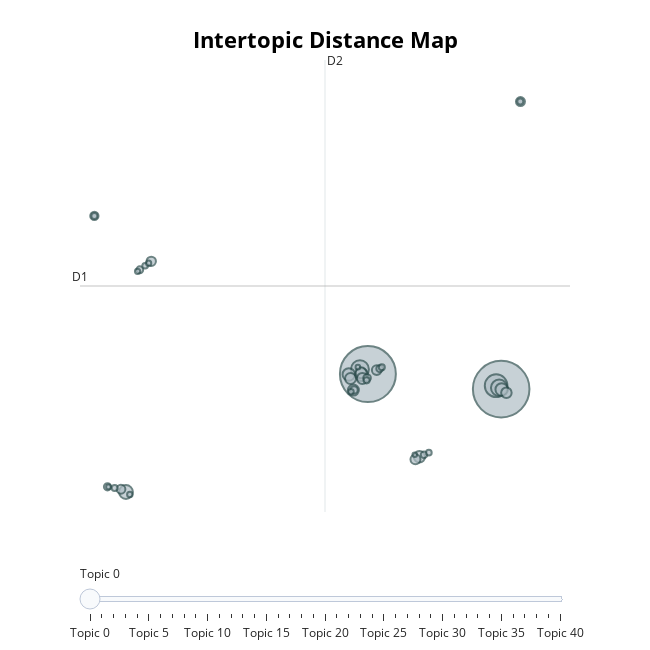

Here is the notebook cell this chart was saved with:
### Code cell
topic_model.visualize_topics()

### Figure 1 — Plotly figure (JSON) as saved in the notebook; plotly's stock layout.template omitted (floating-point values rounded to 4 significant figures)
{"data": [{"customdata": [[0, "leader leader | leader | leader able | leaderhip | team leader", 1501], [1, "skills | role model | management | trust employee | promotes employee", 1468], [2, "trust employee | employee employee | employee human | employee sufficient | role model", 241], [3, "naturally respected | leader guide | collaborator | colleague | pleasure visionary", 151], [4, "dominate unnecessarily | consistent leaderhip | characteristics skills | characteristics trustworthy | evaluation staff", 128], [5, "availability listen | listen availability | listen supports | listen communicate | example listen", 90], [6, "employee exemplary | exemplary responsibilities | disciplined exemplary | exemplary motivate | exemplary human", 77], [7, "qualities management | management | motivate employee | helps subordinates | develop employee", 73], [8, "provides skills | loyal subordinates | build trust | able trust | personality backbone", 73], [9, "collaborator respect | collaborator justify | support collaborator | listens collaborator | potential collaborator", 61], [10, "assists employee | inspire employee | role responsibility | employee design | given employee", 57], [11, "employee lead | lead loyal | lead example | lead promotes | leading employee", 57], [12, "qualities competent | communicative loyal | loyal competent | honest competent | loyal courteous", 57], [13, "skills | skills strength | management ability | social skills | communication skills", 56], [14, "employee chef | chef employee | chef motivate | oriented chef | chef properly", 52], [15, "work competent | exemplary supportive | strengthens individual | represent concerns | openly respectfully", 47], [16, "model respectful | model | model honesty | model engagement | promotethe model", 44], [17, "motivate listen | listen motivate | motivation praise | unifying motivate | motivate", 41], [18, "respectful handling | respectful fair | interaction respectful | equality fair | fair equality", 38], [19, "support transparency | transparency support | transparency accessibility | transparency requirements | transparency communication", 37], [20, "example fair | fair performance | listen fair | exemplarity rigor | rigor fair", 32], [21, "sparring partner | sparring | trust coach | cooperation team | team knowledge", 27], [22, "competence social | social competence | skills social | technical competence | professional competence", 25], [23, "support trust | trust support | trust guided | trust mutual | trust understanding", 24], [24, "model predictable | model informed | model | fair model | model fair", 22], [25, "communication clear | communicate expectations | communication focus | prompt feedback | stakeholders", 22], [26, "collaborator employee | motivate collaborator | competent collaborator | collaborator trust | involve collaborator", 20], [27, "honesty loyalty | loyalty | loyalty consistency | honesty commitment | honesty trust", 18], [28, "model function | model | function | function understanding | open model", 17], [29, "trust transparency | transparency trust | communication trust | transparency guidance | trust challenging", 17], [30, "respect | respect fair | respectful | expect respect | fair respect", 17], [31, "guided exemplar | exemplar | exemplarity recognition | exemplarity | exemplarity work", 17], [32, "trustful cooperation | trust cooperation | cooperation trust | cooperation honesty | respect cooperation", 15], [33, "competencies responsability | tasks competencies | goals tasks | achieving goals | responsibilities", 15], [34, "open ear | ear open | ear concerns | ear | concerns open", 14], [35, "confidence | confidence respect | confidence freedom | confidence liability | confidence transfer", 14], [36, "clear line | example clear | clear information | clear statements | clear", 13], [37, "feedback culture | honest communication | communication | maintain communication | feedback constructive", 13], [38, "listen trust | trust listen | trust | trust trust | listener trust", 10], [39, "expect competent | valued expect | expectations | expect tasks | expect listen", 10], [40, "understanding humanity | humanity | humanity understanding | recognition humanity | coherence humanity", 10]], "hovertemplate": "<b>Topic %{customdata[0]}</b><br>%{customdata[1]}<br>Size: %{customdata[2]}", "legendgroup": "", "marker": {"color": "#B0BEC5", "line": {"color": "DarkSlateGrey", "width": 2}, "size": [1501, 1468, 241, 151, 128, 90, 77, 73, 73, 61, 57, 57, 57, 56, 52, 47, 44, 41, 38, 37, 32, 27, 25, 24, 22, 22, 20, 18, 17, 17, 17, 17, 15, 15, 14, 14, 13, 13, 10, 10, 10], "sizemode": "area", "sizeref": 0.9381, "symbol": "circle"}, "mode": "markers", "name": "", "orientation": "v", "showlegend": false, "type": "scatter", "x": [17.28, 9.876, 17.0, 9.434, 17.17, -3.569, 9.524, 17.31, 8.815, 12.74, 9.497, 9.568, 8.911, 9.072, 17.57, 12.52, 10.37, -2.163, 18.35, -3.847, -5.324, 9.831, 9.107, -4.594, 10.53, -2.801, 12.99, 9.805, 10.65, -4.195, 18.35, -5.324, 13.26, -2.502, -3.354, 8.937, -2.923, -2.309, -4.543, 12.48, 9.319], "xaxis": "x", "y": [-0.9214, 0.2943, -0.6428, 0.687, -0.8133, -9.229, 0.2425, -0.9514, 0.2648, -6.388, 0.3916, -0.06062, -0.06298, -0.9995, -1.214, -6.595, 0.6134, 9.395, 22.3, -9.009, 13.07, -0.01888, -0.9855, -8.81, 0.7256, 8.715, -6.215, -0.208, 0.8382, -8.897, 22.31, 13.07, -6.05, 9.043, -9.43, -1.126, 8.59, 9.244, -8.817, -6.221, 0.8526], "yaxis": "y"}], "layout": {"annotations": [{"showarrow": false, "text": "D1", "x": -6.123, "y": 7.405, "yshift": 10}, {"showarrow": false, "text": "D2", "x": 7.492, "xshift": 10, "y": 25.65}], "height": 650, "hoverlabel": {"bgcolor": "white", "font": {"family": "Rockwell", "size": 16}}, "legend": {"itemsizing": "constant", "tracegroupgap": 0}, "margin": {"t": 60}, "shapes": [{"line": {"color": "#CFD8DC", "width": 2}, "type": "line", "x0": 7.492, "x1": 7.492, "y0": -10.84, "y1": 25.65}, {"line": {"color": "#9E9E9E", "width": 2}, "type": "line", "x0": -6.123, "x1": 21.11, "y0": 7.405, "y1": 7.405}], "sliders": [{"active": 0, "pad": {"t": 50}, "steps": [{"args": [{"marker.color": [["red", "#B0BEC5", "#B0BEC5", "#B0BEC5", "#B0BEC5", "#B0BEC5", "#B0BEC5", "#B0BEC5", "#B0BEC5", "#B0BEC5", "#B0BEC5", "#B0BEC5", "#B0BEC5", "#B0BEC5", "#B0BEC5", "#B0BEC5", "#B0BEC5", "#B0BEC5", "#B0BEC5", "#B0BEC5", "#B0BEC5", "#B0BEC5", "#B0BEC5", "#B0BEC5", "#B0BEC5", "#B0BEC5", "#B0BEC5", "#B0BEC5", "#B0BEC5", "#B0BEC5", "#B0BEC5", "#B0BEC5", "#B0BEC5", "#B0BEC5", "#B0BEC5", "#B0BEC5", "#B0BEC5", "#B0BEC5", "#B0BEC5", "#B0BEC5", "#B0BEC5"]]}], "label": "Topic 0", "method": "update"}, {"args": [{"marker.color": [["#B0BEC5", "red", "#B0BEC5", "#B0BEC5", "#B0BEC5", "#B0BEC5", "#B0BEC5", "#B0BEC5", "#B0BEC5", "#B0BEC5", "#B0BEC5", "#B0BEC5", "#B0BEC5", "#B0BEC5", "#B0BEC5", "#B0BEC5", "#B0BEC5", "#B0BEC5", "#B0BEC5", "#B0BEC5", "#B0BEC5", "#B0BEC5", "#B0BEC5", "#B0BEC5", "#B0BEC5", "#B0BEC5", "#B0BEC5", "#B0BEC5", "#B0BEC5", "#B0BEC5", "#B0BEC5", "#B0BEC5", "#B0BEC5", "#B0BEC5", "#B0BEC5", "#B0BEC5", "#B0BEC5", "#B0BEC5", "#B0BEC5", "#B0BEC5", "#B0BEC5"]]}], "label": "Topic 1", "method": "update"}, {"args": [{"marker.color": [["#B0BEC5", "#B0BEC5", "red", "#B0BEC5", "#B0BEC5", "#B0BEC5", "#B0BEC5", "#B0BEC5", "#B0BEC5", "#B0BEC5", "#B0BEC5", "#B0BEC5", "#B0BEC5", "#B0BEC5", "#B0BEC5", "#B0BEC5", "#B0BEC5", "#B0BEC5", "#B0BEC5", "#B0BEC5", "#B0BEC5", "#B0BEC5", "#B0BEC5", "#B0BEC5", "#B0BEC5", "#B0BEC5", "#B0BEC5", "#B0BEC5", "#B0BEC5", "#B0BEC5", "#B0BEC5", "#B0BEC5", "#B0BEC5", "#B0BEC5", "#B0BEC5", "#B0BEC5", "#B0BEC5", "#B0BEC5", "#B0BEC5", "#B0BEC5", "#B0BEC5"]]}], "label": "Topic 2", "method": "update"}, {"args": [{"marker.color": [["#B0BEC5", "#B0BEC5", "#B0BEC5", "red", "#B0BEC5", "#B0BEC5", "#B0BEC5", "#B0BEC5", "#B0BEC5", "#B0BEC5", "#B0BEC5", "#B0BEC5", "#B0BEC5", "#B0BEC5", "#B0BEC5", "#B0BEC5", "#B0BEC5", "#B0BEC5", "#B0BEC5", "#B0BEC5", "#B0BEC5", "#B0BEC5", "#B0BEC5", "#B0BEC5", "#B0BEC5", "#B0BEC5", "#B0BEC5", "#B0BEC5", "#B0BEC5", "#B0BEC5", "#B0BEC5", "#B0BEC5", "#B0BEC5", "#B0BEC5", "#B0BEC5", "#B0BEC5", "#B0BEC5", "#B0BEC5", "#B0BEC5", "#B0BEC5", "#B0BEC5"]]}], "label": "Topic 3", "method": "update"}, {"args": [{"marker.color": [["#B0BEC5", "#B0BEC5", "#B0BEC5", "#B0BEC5", "red", "#B0BEC5", "#B0BEC5", "#B0BEC5", "#B0BEC5", "#B0BEC5", "#B0BEC5", "#B0BEC5", "#B0BEC5", "#B0BEC5", "#B0BEC5", "#B0BEC5", "#B0BEC5", "#B0BEC5", "#B0BEC5", "#B0BEC5", "#B0BEC5", "#B0BEC5", "#B0BEC5", "#B0BEC5", "#B0BEC5", "#B0BEC5", "#B0BEC5", "#B0BEC5", "#B0BEC5", "#B0BEC5", "#B0BEC5", "#B0BEC5", "#B0BEC5", "#B0BEC5", "#B0BEC5", "#B0BEC5", "#B0BEC5", "#B0BEC5", "#B0BEC5", "#B0BEC5", "#B0BEC5"]]}], "label": "Topic 4", "method": "update"}, {"args": [{"marker.color": [["#B0BEC5", "#B0BEC5", "#B0BEC5", "#B0BEC5", "#B0BEC5", "red", "#B0BEC5", "#B0BEC5", "#B0BEC5", "#B0BEC5", "#B0BEC5", "#B0BEC5", "#B0BEC5", "#B0BEC5", "#B0BEC5", "#B0BEC5", "#B0BEC5", "#B0BEC5", "#B0BEC5", "#B0BEC5", "#B0BEC5", "#B0BEC5", "#B0BEC5", "#B0BEC5", "#B0BEC5", "#B0BEC5", "#B0BEC5", "#B0BEC5", "#B0BEC5", "#B0BEC5", "#B0BEC5", "#B0BEC5", "#B0BEC5", "#B0BEC5", "#B0BEC5", "#B0BEC5", "#B0BEC5", "#B0BEC5", "#B0BEC5", "#B0BEC5", "#B0BEC5"]]}], "label": "Topic 5", "method": "update"}, {"args": [{"marker.color": [["#B0BEC5", "#B0BEC5", "#B0BEC5", "#B0BEC5", "#B0BEC5", "#B0BEC5", "red", "#B0BEC5", "#B0BEC5", "#B0BEC5", "#B0BEC5", "#B0BEC5", "#B0BEC5", "#B0BEC5", "#B0BEC5", "#B0BEC5", "#B0BEC5", "#B0BEC5", "#B0BEC5", "#B0BEC5", "#B0BEC5", "#B0BEC5", "#B0BEC5", "#B0BEC5", "#B0BEC5", "#B0BEC5", "#B0BEC5", "#B0BEC5", "#B0BEC5", "#B0BEC5", "#B0BEC5", "#B0BEC5", "#B0BEC5", "#B0BEC5", "#B0BEC5", "#B0BEC5", "#B0BEC5", "#B0BEC5", "#B0BEC5", "#B0BEC5", "#B0BEC5"]]}], "label": "Topic 6", "method": "update"}, {"args": [{"marker.color": [["#B0BEC5", "#B0BEC5", "#B0BEC5", "#B0BEC5", "#B0BEC5", "#B0BEC5", "#B0BEC5", "red", "#B0BEC5", "#B0BEC5", "#B0BEC5", "#B0BEC5", "#B0BEC5", "#B0BEC5", "#B0BEC5", "#B0BEC5", "#B0BEC5", "#B0BEC5", "#B0BEC5", "#B0BEC5", "#B0BEC5", "#B0BEC5", "#B0BEC5", "#B0BEC5", "#B0BEC5", "#B0BEC5", "#B0BEC5", "#B0BEC5", "#B0BEC5", "#B0BEC5", "#B0BEC5", "#B0BEC5", "#B0BEC5", "#B0BEC5", "#B0BEC5", "#B0BEC5", "#B0BEC5", "#B0BEC5", "#B0BEC5", "#B0BEC5", "#B0BEC5"]]}], "label": "Topic 7", "method": "update"}, {"args": [{"marker.color": [["#B0BEC5", "#B0BEC5", "#B0BEC5", "#B0BEC5", "#B0BEC5", "#B0BEC5", "#B0BEC5", "#B0BEC5", "red", "#B0BEC5", "#B0BEC5", "#B0BEC5", "#B0BEC5", "#B0BEC5", "#B0BEC5", "#B0BEC5", "#B0BEC5", "#B0BEC5", "#B0BEC5", "#B0BEC5", "#B0BEC5", "#B0BEC5", "#B0BEC5", "#B0BEC5", "#B0BEC5", "#B0BEC5", "#B0BEC5", "#B0BEC5", "#B0BEC5", "#B0BEC5", "#B0BEC5", "#B0BEC5", "#B0BEC5", "#B0BEC5", "#B0BEC5", "#B0BEC5", "#B0BEC5", "#B0BEC5", "#B0BEC5", "#B0BEC5", "#B0BEC5"]]}], "label": "Topic 8", "method": "update"}, {"args": [{"marker.color": [["#B0BEC5", "#B0BEC5", "#B0BEC5", "#B0BEC5", "#B0BEC5", "#B0BEC5", "#B0BEC5", "#B0BEC5", "#B0BEC5", "red", "#B0BEC5", "#B0BEC5", "#B0BEC5", "#B0BEC5", "#B0BEC5", "#B0BEC5", "#B0BEC5", "#B0BEC5", "#B0BEC5", "#B0BEC5", "#B0BEC5", "#B0BEC5", "#B0BEC5", "#B0BEC5", "#B0BEC5", "#B0BEC5", "#B0BEC5", "#B0BEC5", "#B0BEC5", "#B0BEC5", "#B0BEC5", "#B0BEC5", "#B0BEC5", "#B0BEC5", "#B0BEC5", "#B0BEC5", "#B0BEC5", "#B0BEC5", "#B0BEC5", "#B0BEC5", "#B0BEC5"]]}], "label": "Topic 9", "method": "update"}, {"args": [{"marker.color": [["#B0BEC5", "#B0BEC5", "#B0BEC5", "#B0BEC5", "#B0BEC5", "#B0BEC5", "#B0BEC5", "#B0BEC5", "#B0BEC5", "#B0BEC5", "red", "#B0BEC5", "#B0BEC5", "#B0BEC5", "#B0BEC5", "#B0BEC5", "#B0BEC5", "#B0BEC5", "#B0BEC5", "#B0BEC5", "#B0BEC5", "#B0BEC5", "#B0BEC5", "#B0BEC5", "#B0BEC5", "#B0BEC5", "#B0BEC5", "#B0BEC5", "#B0BEC5", "#B0BEC5", "#B0BEC5", "#B0BEC5", "#B0BEC5", "#B0BEC5", "#B0BEC5", "#B0BEC5", "#B0BEC5", "#B0BEC5", "#B0BEC5", "#B0BEC5", "#B0BEC5"]]}], "label": "Topic 10", "method": "update"}, {"args": [{"marker.color": [["#B0BEC5", "#B0BEC5", "#B0BEC5", "#B0BEC5", "#B0BEC5", "#B0BEC5", "#B0BEC5", "#B0BEC5", "#B0BEC5", "#B0BEC5", "#B0BEC5", "red", "#B0BEC5", "#B0BEC5", "#B0BEC5", "#B0BEC5", "#B0BEC5", "#B0BEC5", "#B0BEC5", "#B0BEC5", "#B0BEC5", "#B0BEC5", "#B0BEC5", "#B0BEC5", "#B0BEC5", "#B0BEC5", "#B0BEC5", "#B0BEC5", "#B0BEC5", "#B0BEC5", "#B0BEC5", "#B0BEC5", "#B0BEC5", "#B0BEC5", "#B0BEC5", "#B0BEC5", "#B0BEC5", "#B0BEC5", "#B0BEC5", "#B0BEC5", "#B0BEC5"]]}], "label": "Topic 11", "method": "update"}, {"args": [{"marker.color": [["#B0BEC5", "#B0BEC5", "#B0BEC5", "#B0BEC5", "#B0BEC5", "#B0BEC5", "#B0BEC5", "#B0BEC5", "#B0BEC5", "#B0BEC5", "#B0BEC5", "#B0BEC5", "red", "#B0BEC5", "#B0BEC5", "#B0BEC5", "#B0BEC5", "#B0BEC5", "#B0BEC5", "#B0BEC5", "#B0BEC5", "#B0BEC5", "#B0BEC5", "#B0BEC5", "#B0BEC5", "#B0BEC5", "#B0BEC5", "#B0BEC5", "#B0BEC5", "#B0BEC5", "#B0BEC5", "#B0BEC5", "#B0BEC5", "#B0BEC5", "#B0BEC5", "#B0BEC5", "#B0BEC5", "#B0BEC5", "#B0BEC5", "#B0BEC5", "#B0BEC5"]]}], "label": "Topic 12", "method": "update"}, {"args": [{"marker.color": [["#B0BEC5", "#B0BEC5", "#B0BEC5", "#B0BEC5", "#B0BEC5", "#B0BEC5", "#B0BEC5", "#B0BEC5", "#B0BEC5", "#B0BEC5", "#B0BEC5", "#B0BEC5", "#B0BEC5", "red", "#B0BEC5", "#B0BEC5", "#B0BEC5", "#B0BEC5", "#B0BEC5", "#B0BEC5", "#B0BEC5", "#B0BEC5", "#B0BEC5", "#B0BEC5", "#B0BEC5", "#B0BEC5", "#B0BEC5", "#B0BEC5", "#B0BEC5", "#B0BEC5", "#B0BEC5", "#B0BEC5", "#B0BEC5", "#B0BEC5", "#B0BEC5", "#B0BEC5", "#B0BEC5", "#B0BEC5", "#B0BEC5", "#B0BEC5", "#B0BEC5"]]}], "label": "Topic 13", "method": "update"}, {"args": [{"marker.color": [["#B0BEC5", "#B0BEC5", "#B0BEC5", "#B0BEC5", "#B0BEC5", "#B0BEC5", "#B0BEC5", "#B0BEC5", "#B0BEC5", "#B0BEC5", "#B0BEC5", "#B0BEC5", "#B0BEC5", "#B0BEC5", "red", "#B0BEC5", "#B0BEC5", "#B0BEC5", "#B0BEC5", "#B0BEC5", "#B0BEC5", "#B0BEC5", "#B0BEC5", "#B0BEC5", "#B0BEC5", "#B0BEC5", "#B0BEC5", "#B0BEC5", "#B0BEC5", "#B0BEC5", "#B0BEC5", "#B0BEC5", "#B0BEC5", "#B0BEC5", "#B0BEC5", "#B0BEC5", "#B0BEC5", "#B0BEC5", "#B0BEC5", "#B0BEC5", "#B0BEC5"]]}], "label": "Topic 14", "method": "update"}, {"args": [{"marker.color": [["#B0BEC5", "#B0BEC5", "#B0BEC5", "#B0BEC5", "#B0BEC5", "#B0BEC5", "#B0BEC5", "#B0BEC5", "#B0BEC5", "#B0BEC5", "#B0BEC5", "#B0BEC5", "#B0BEC5", "#B0BEC5", "#B0BEC5", "red", "#B0BEC5", "#B0BEC5", "#B0BEC5", "#B0BEC5", "#B0BEC5", "#B0BEC5", "#B0BEC5", "#B0BEC5", "#B0BEC5", "#B0BEC5", "#B0BEC5", "#B0BEC5", "#B0BEC5", "#B0BEC5", "#B0BEC5", "#B0BEC5", "#B0BEC5", "#B0BEC5", "#B0BEC5", "#B0BEC5", "#B0BEC5", "#B0BEC5", "#B0BEC5", "#B0BEC5", "#B0BEC5"]]}], "label": "Topic 15", "method": "update"}, {"args": [{"marker.color": [["#B0BEC5", "#B0BEC5", "#B0BEC5", "#B0BEC5", "#B0BEC5", "#B0BEC5", "#B0BEC5", "#B0BEC5", "#B0BEC5", "#B0BEC5", "#B0BEC5", "#B0BEC5", "#B0BEC5", "#B0BEC5", "#B0BEC5", "#B0BEC5", "red", "#B0BEC5", "#B0BEC5", "#B0BEC5", "#B0BEC5", "#B0BEC5", "#B0BEC5", "#B0BEC5", "#B0BEC5", "#B0BEC5", "#B0BEC5", "#B0BEC5", "#B0BEC5", "#B0BEC5", "#B0BEC5", "#B0BEC5", "#B0BEC5", "#B0BEC5", "#B0BEC5", "#B0BEC5", "#B0BEC5", "#B0BEC5", "#B0BEC5", "#B0BEC5", "#B0BEC5"]]}], "label": "Topic 16", "method": "update"}, {"args": [{"marker.color": [["#B0BEC5", "#B0BEC5", "#B0BEC5", "#B0BEC5", "#B0BEC5", "#B0BEC5", "#B0BEC5", "#B0BEC5", "#B0BEC5", "#B0BEC5", "#B0BEC5", "#B0BEC5", "#B0BEC5", "#B0BEC5", "#B0BEC5", "#B0BEC5", "#B0BEC5", "red", "#B0BEC5", "#B0BEC5", "#B0BEC5", "#B0BEC5", "#B0BEC5", "#B0BEC5", "#B0BEC5", "#B0BEC5", "#B0BEC5", "#B0BEC5", "#B0BEC5", "#B0BEC5", "#B0BEC5", "#B0BEC5", "#B0BEC5", "#B0BEC5", "#B0BEC5", "#B0BEC5", "#B0BEC5", "#B0BEC5", "#B0BEC5", "#B0BEC5", "#B0BEC5"]]}], "label": "Topic 17", "method": "update"}, {"args": [{"marker.color": [["#B0BEC5", "#B0BEC5", "#B0BEC5", "#B0BEC5", "#B0BEC5", "#B0BEC5", "#B0BEC5", "#B0BEC5", "#B0BEC5", "#B0BEC5", "#B0BEC5", "#B0BEC5", "#B0BEC5", "#B0BEC5", "#B0BEC5", "#B0BEC5", "#B0BEC5", "#B0BEC5", "red", "#B0BEC5", "#B0BEC5", "#B0BEC5", "#B0BEC5", "#B0BEC5", "#B0BEC5", "#B0BEC5", "#B0BEC5", "#B0BEC5", "#B0BEC5", "#B0BEC5", "#B0BEC5", "#B0BEC5", "#B0BEC5", "#B0BEC5", "#B0BEC5", "#B0BEC5", "#B0BEC5", "#B0BEC5", "#B0BEC5", "#B0BEC5", "#B0BEC5"]]}], "label": "Topic 18", "method": "update"}, {"args": [{"marker.color": [["#B0BEC5", "#B0BEC5", "#B0BEC5", "#B0BEC5", "#B0BEC5", "#B0BEC5", "#B0BEC5", "#B0BEC5", "#B0BEC5", "#B0BEC5", "#B0BEC5", "#B0BEC5", "#B0BEC5", "#B0BEC5", "#B0BEC5", "#B0BEC5", "#B0BEC5", "#B0BEC5", "#B0BEC5", "red", "#B0BEC5", "#B0BEC5", "#B0BEC5", "#B0BEC5", "#B0BEC5", "#B0BEC5", "#B0BEC5", "#B0BEC5", "#B0BEC5", "#B0BEC5", "#B0BEC5", "#B0BEC5", "#B0BEC5", "#B0BEC5", "#B0BEC5", "#B0BEC5", "#B0BEC5", "#B0BEC5", "#B0BEC5", "#B0BEC5", "#B0BEC5"]]}], "label": "Topic 19", "method": "update"}, {"args": [{"marker.color": [["#B0BEC5", "#B0BEC5", "#B0BEC5", "#B0BEC5", "#B0BEC5", "#B0BEC5", "#B0BEC5", "#B0BEC5", "#B0BEC5", "#B0BEC5", "#B0BEC5", "#B0BEC5", "#B0BEC5", "#B0BEC5", "#B0BEC5", "#B0BEC5", "#B0BEC5", "#B0BEC5", "#B0BEC5", "#B0BEC5", "red", "#B0BEC5", "#B0BEC5", "#B0BEC5", "#B0BEC5", "#B0BEC5", "#B0BEC5", "#B0BEC5", "#B0BEC5", "#B0BEC5", "#B0BEC5", "#B0BEC5", "#B0BEC5", "#B0BEC5", "#B0BEC5", "#B0BEC5", "#B0BEC5", "#B0BEC5", "#B0BEC5", "#B0BEC5", "#B0BEC5"]]}], "label": "Topic 20", "method": "update"}, {"args": [{"marker.color": [["#B0BEC5", "#B0BEC5", "#B0BEC5", "#B0BEC5", "#B0BEC5", "#B0BEC5", "#B0BEC5", "#B0BEC5", "#B0BEC5", "#B0BEC5", "#B0BEC5", "#B0BEC5", "#B0BEC5", "#B0BEC5", "#B0BEC5", "#B0BEC5", "#B0BEC5", "#B0BEC5", "#B0BEC5", "#B0BEC5", "#B0BEC5", "red", "#B0BEC5", "#B0BEC5", "#B0BEC5", "#B0BEC5", "#B0BEC5", "#B0BEC5", "#B0BEC5", "#B0BEC5", "#B0BEC5", "#B0BEC5", "#B0BEC5", "#B0BEC5", "#B0BEC5", "#B0BEC5", "#B0BEC5", "#B0BEC5", "#B0BEC5", "#B0BEC5", "#B0BEC5"]]}], "label": "Topic 21", "method": "update"}, {"args": [{"marker.color": [["#B0BEC5", "#B0BEC5", "#B0BEC5", "#B0BEC5", "#B0BEC5", "#B0BEC5", "#B0BEC5", "#B0BEC5", "#B0BEC5", "#B0BEC5", "#B0BEC5", "#B0BEC5", "#B0BEC5", "#B0BEC5", "#B0BEC5", "#B0BEC5", "#B0BEC5", "#B0BEC5", "#B0BEC5", "#B0BEC5", "#B0BEC5", "#B0BEC5", "red", "#B0BEC5", "#B0BEC5", "#B0BEC5", "#B0BEC5", "#B0BEC5", "#B0BEC5", "#B0BEC5", "#B0BEC5", "#B0BEC5", "#B0BEC5", "#B0BEC5", "#B0BEC5", "#B0BEC5", "#B0BEC5", "#B0BEC5", "#B0BEC5", "#B0BEC5", "#B0BEC5"]]}], "label": "Topic 22", "method": "update"}, {"args": [{"marker.color": [["#B0BEC5", "#B0BEC5", "#B0BEC5", "#B0BEC5", "#B0BEC5", "#B0BEC5", "#B0BEC5", "#B0BEC5", "#B0BEC5", "#B0BEC5", "#B0BEC5", "#B0BEC5", "#B0BEC5", "#B0BEC5", "#B0BEC5", "#B0BEC5", "#B0BEC5", "#B0BEC5", "#B0BEC5", "#B0BEC5", "#B0BEC5", "#B0BEC5", "#B0BEC5", "red", "#B0BEC5", "#B0BEC5", "#B0BEC5", "#B0BEC5", "#B0BEC5", "#B0BEC5", "#B0BEC5", "#B0BEC5", "#B0BEC5", "#B0BEC5", "#B0BEC5", "#B0BEC5", "#B0BEC5", "#B0BEC5", "#B0BEC5", "#B0BEC5", "#B0BEC5"]]}], "label": "Topic 23", "method": "update"}, {"args": [{"marker.color": [["#B0BEC5", "#B0BEC5", "#B0BEC5", "#B0BEC5", "#B0BEC5", "#B0BEC5", "#B0BEC5", "#B0BEC5", "#B0BEC5", "#B0BEC5", "#B0BEC5", "#B0BEC5", "#B0BEC5", "#B0BEC5", "#B0BEC5", "#B0BEC5", "#B0BEC5", "#B0BEC5", "#B0BEC5", "#B0BEC5", "#B0BEC5", "#B0BEC5", "#B0BEC5", "#B0BEC5", "red", "#B0BEC5", "#B0BEC5", "#B0BEC5", "#B0BEC5", "#B0BEC5", "#B0BEC5", "#B0BEC5", "#B0BEC5", "#B0BEC5", "#B0BEC5", "#B0BEC5", "#B0BEC5", "#B0BEC5", "#B0BEC5", "#B0BEC5", "#B0BEC5"]]}], "label": "Topic 24", "method": "update"}, {"args": [{"marker.color": [["#B0BEC5", "#B0BEC5", "#B0BEC5", "#B0BEC5", "#B0BEC5", "#B0BEC5", "#B0BEC5", "#B0BEC5", "#B0BEC5", "#B0BEC5", "#B0BEC5", "#B0BEC5", "#B0BEC5", "#B0BEC5", "#B0BEC5", "#B0BEC5", "#B0BEC5", "#B0BEC5", "#B0BEC5", "#B0BEC5", "#B0BEC5", "#B0BEC5", "#B0BEC5", "#B0BEC5", "#B0BEC5", "red", "#B0BEC5", "#B0BEC5", "#B0BEC5", "#B0BEC5", "#B0BEC5", "#B0BEC5", "#B0BEC5", "#B0BEC5", "#B0BEC5", "#B0BEC5", "#B0BEC5", "#B0BEC5", "#B0BEC5", "#B0BEC5", "#B0BEC5"]]}], "label": "Topic 25", "method": "update"}, {"args": [{"marker.color": [["#B0BEC5", "#B0BEC5", "#B0BEC5", "#B0BEC5", "#B0BEC5", "#B0BEC5", "#B0BEC5", "#B0BEC5", "#B0BEC5", "#B0BEC5", "#B0BEC5", "#B0BEC5", "#B0BEC5", "#B0BEC5", "#B0BEC5", "#B0BEC5", "#B0BEC5", "#B0BEC5", "#B0BEC5", "#B0BEC5", "#B0BEC5", "#B0BEC5", "#B0BEC5", "#B0BEC5", "#B0BEC5", "#B0BEC5", "red", "#B0BEC5", "#B0BEC5", "#B0BEC5", "#B0BEC5", "#B0BEC5", "#B0BEC5", "#B0BEC5", "#B0BEC5", "#B0BEC5", "#B0BEC5", "#B0BEC5", "#B0BEC5", "#B0BEC5", "#B0BEC5"]]}], "label": "Topic 26", "method": "update"}, {"args": [{"marker.color": [["#B0BEC5", "#B0BEC5", "#B0BEC5", "#B0BEC5", "#B0BEC5", "#B0BEC5", "#B0BEC5", "#B0BEC5", "#B0BEC5", "#B0BEC5", "#B0BEC5", "#B0BEC5", "#B0BEC5", "#B0BEC5", "#B0BEC5", "#B0BEC5", "#B0BEC5", "#B0BEC5", "#B0BEC5", "#B0BEC5", "#B0BEC5", "#B0BEC5", "#B0BEC5", "#B0BEC5", "#B0BEC5", "#B0BEC5", "#B0BEC5", "red", "#B0BEC5", "#B0BEC5", "#B0BEC5", "#B0BEC5", "#B0BEC5", "#B0BEC5", "#B0BEC5", "#B0BEC5", "#B0BEC5", "#B0BEC5", "#B0BEC5", "#B0BEC5", "#B0BEC5"]]}], "label": "Topic 27", "method": "update"}, {"args": [{"marker.color": [["#B0BEC5", "#B0BEC5", "#B0BEC5", "#B0BEC5", "#B0BEC5", "#B0BEC5", "#B0BEC5", "#B0BEC5", "#B0BEC5", "#B0BEC5", "#B0BEC5", "#B0BEC5", "#B0BEC5", "#B0BEC5", "#B0BEC5", "#B0BEC5", "#B0BEC5", "#B0BEC5", "#B0BEC5", "#B0BEC5", "#B0BEC5", "#B0BEC5", "#B0BEC5", "#B0BEC5", "#B0BEC5", "#B0BEC5", "#B0BEC5", "#B0BEC5", "red", "#B0BEC5", "#B0BEC5", "#B0BEC5", "#B0BEC5", "#B0BEC5", "#B0BEC5", "#B0BEC5", "#B0BEC5", "#B0BEC5", "#B0BEC5", "#B0BEC5", "#B0BEC5"]]}], "label": "Topic 28", "method": "update"}, {"args": [{"marker.color": [["#B0BEC5", "#B0BEC5", "#B0BEC5", "#B0BEC5", "#B0BEC5", "#B0BEC5", "#B0BEC5", "#B0BEC5", "#B0BEC5", "#B0BEC5", "#B0BEC5", "#B0BEC5", "#B0BEC5", "#B0BEC5", "#B0BEC5", "#B0BEC5", "#B0BEC5", "#B0BEC5", "#B0BEC5", "#B0BEC5", "#B0BEC5", "#B0BEC5", "#B0BEC5", "#B0BEC5", "#B0BEC5", "#B0BEC5", "#B0BEC5", "#B0BEC5", "#B0BEC5", "red", "#B0BEC5", "#B0BEC5", "#B0BEC5", "#B0BEC5", "#B0BEC5", "#B0BEC5", "#B0BEC5", "#B0BEC5", "#B0BEC5", "#B0BEC5", "#B0BEC5"]]}], "label": "Topic 29", "method": "update"}, {"args": [{"marker.color": [["#B0BEC5", "#B0BEC5", "#B0BEC5", "#B0BEC5", "#B0BEC5", "#B0BEC5", "#B0BEC5", "#B0BEC5", "#B0BEC5", "#B0BEC5", "#B0BEC5", "#B0BEC5", "#B0BEC5", "#B0BEC5", "#B0BEC5", "#B0BEC5", "#B0BEC5", "#B0BEC5", "#B0BEC5", "#B0BEC5", "#B0BEC5", "#B0BEC5", "#B0BEC5", "#B0BEC5", "#B0BEC5", "#B0BEC5", "#B0BEC5", "#B0BEC5", "#B0BEC5", "#B0BEC5", "red", "#B0BEC5", "#B0BEC5", "#B0BEC5", "#B0BEC5", "#B0BEC5", "#B0BEC5", "#B0BEC5", "#B0BEC5", "#B0BEC5", "#B0BEC5"]]}], "label": "Topic 30", "method": "update"}, {"args": [{"marker.color": [["#B0BEC5", "#B0BEC5", "#B0BEC5", "#B0BEC5", "#B0BEC5", "#B0BEC5", "#B0BEC5", "#B0BEC5", "#B0BEC5", "#B0BEC5", "#B0BEC5", "#B0BEC5", "#B0BEC5", "#B0BEC5", "#B0BEC5", "#B0BEC5", "#B0BEC5", "#B0BEC5", "#B0BEC5", "#B0BEC5", "#B0BEC5", "#B0BEC5", "#B0BEC5", "#B0BEC5", "#B0BEC5", "#B0BEC5", "#B0BEC5", "#B0BEC5", "#B0BEC5", "#B0BEC5", "#B0BEC5", "red", "#B0BEC5", "#B0BEC5", "#B0BEC5", "#B0BEC5", "#B0BEC5", "#B0BEC5", "#B0BEC5", "#B0BEC5", "#B0BEC5"]]}], "label": "Topic 31", "method": "update"}, {"args": [{"marker.color": [["#B0BEC5", "#B0BEC5", "#B0BEC5", "#B0BEC5", "#B0BEC5", "#B0BEC5", "#B0BEC5", "#B0BEC5", "#B0BEC5", "#B0BEC5", "#B0BEC5", "#B0BEC5", "#B0BEC5", "#B0BEC5", "#B0BEC5", "#B0BEC5", "#B0BEC5", "#B0BEC5", "#B0BEC5", "#B0BEC5", "#B0BEC5", "#B0BEC5", "#B0BEC5", "#B0BEC5", "#B0BEC5", "#B0BEC5", "#B0BEC5", "#B0BEC5", "#B0BEC5", "#B0BEC5", "#B0BEC5", "#B0BEC5", "red", "#B0BEC5", "#B0BEC5", "#B0BEC5", "#B0BEC5", "#B0BEC5", "#B0BEC5", "#B0BEC5", "#B0BEC5"]]}], "label": "Topic 32", "method": "update"}, {"args": [{"marker.color": [["#B0BEC5", "#B0BEC5", "#B0BEC5", "#B0BEC5", "#B0BEC5", "#B0BEC5", "#B0BEC5", "#B0BEC5", "#B0BEC5", "#B0BEC5", "#B0BEC5", "#B0BEC5", "#B0BEC5", "#B0BEC5", "#B0BEC5", "#B0BEC5", "#B0BEC5", "#B0BEC5", "#B0BEC5", "#B0BEC5", "#B0BEC5", "#B0BEC5", "#B0BEC5", "#B0BEC5", "#B0BEC5", "#B0BEC5", "#B0BEC5", "#B0BEC5", "#B0BEC5", "#B0BEC5", "#B0BEC5", "#B0BEC5", "#B0BEC5", "red", "#B0BEC5", "#B0BEC5", "#B0BEC5", "#B0BEC5", "#B0BEC5", "#B0BEC5", "#B0BEC5"]]}], "label": "Topic 33", "method": "update"}, {"args": [{"marker.color": [["#B0BEC5", "#B0BEC5", "#B0BEC5", "#B0BEC5", "#B0BEC5", "#B0BEC5", "#B0BEC5", "#B0BEC5", "#B0BEC5", "#B0BEC5", "#B0BEC5", "#B0BEC5", "#B0BEC5", "#B0BEC5", "#B0BEC5", "#B0BEC5", "#B0BEC5", "#B0BEC5", "#B0BEC5", "#B0BEC5", "#B0BEC5", "#B0BEC5", "#B0BEC5", "#B0BEC5", "#B0BEC5", "#B0BEC5", "#B0BEC5", "#B0BEC5", "#B0BEC5", "#B0BEC5", "#B0BEC5", "#B0BEC5", "#B0BEC5", "#B0BEC5", "red", "#B0BEC5", "#B0BEC5", "#B0BEC5", "#B0BEC5", "#B0BEC5", "#B0BEC5"]]}], "label": "Topic 34", "method": "update"}, {"args": [{"marker.color": [["#B0BEC5", "#B0BEC5", "#B0BEC5", "#B0BEC5", "#B0BEC5", "#B0BEC5", "#B0BEC5", "#B0BEC5", "#B0BEC5", "#B0BEC5", "#B0BEC5", "#B0BEC5", "#B0BEC5", "#B0BEC5", "#B0BEC5", "#B0BEC5", "#B0BEC5", "#B0BEC5", "#B0BEC5", "#B0BEC5", "#B0BEC5", "#B0BEC5", "#B0BEC5", "#B0BEC5", "#B0BEC5", "#B0BEC5", "#B0BEC5", "#B0BEC5", "#B0BEC5", "#B0BEC5", "#B0BEC5", "#B0BEC5", "#B0BEC5", "#B0BEC5", "#B0BEC5", "red", "#B0BEC5", "#B0BEC5", "#B0BEC5", "#B0BEC5", "#B0BEC5"]]}], "label": "Topic 35", "method": "update"}, {"args": [{"marker.color": [["#B0BEC5", "#B0BEC5", "#B0BEC5", "#B0BEC5", "#B0BEC5", "#B0BEC5", "#B0BEC5", "#B0BEC5", "#B0BEC5", "#B0BEC5", "#B0BEC5", "#B0BEC5", "#B0BEC5", "#B0BEC5", "#B0BEC5", "#B0BEC5", "#B0BEC5", "#B0BEC5", "#B0BEC5", "#B0BEC5", "#B0BEC5", "#B0BEC5", "#B0BEC5", "#B0BEC5", "#B0BEC5", "#B0BEC5", "#B0BEC5", "#B0BEC5", "#B0BEC5", "#B0BEC5", "#B0BEC5", "#B0BEC5", "#B0BEC5", "#B0BEC5", "#B0BEC5", "#B0BEC5", "red", "#B0BEC5", "#B0BEC5", "#B0BEC5", "#B0BEC5"]]}], "label": "Topic 36", "method": "update"}, {"args": [{"marker.color": [["#B0BEC5", "#B0BEC5", "#B0BEC5", "#B0BEC5", "#B0BEC5", "#B0BEC5", "#B0BEC5", "#B0BEC5", "#B0BEC5", "#B0BEC5", "#B0BEC5", "#B0BEC5", "#B0BEC5", "#B0BEC5", "#B0BEC5", "#B0BEC5", "#B0BEC5", "#B0BEC5", "#B0BEC5", "#B0BEC5", "#B0BEC5", "#B0BEC5", "#B0BEC5", "#B0BEC5", "#B0BEC5", "#B0BEC5", "#B0BEC5", "#B0BEC5", "#B0BEC5", "#B0BEC5", "#B0BEC5", "#B0BEC5", "#B0BEC5", "#B0BEC5", "#B0BEC5", "#B0BEC5", "#B0BEC5", "red", "#B0BEC5", "#B0BEC5", "#B0BEC5"]]}], "label": "Topic 37", "method": "update"}, {"args": [{"marker.color": [["#B0BEC5", "#B0BEC5", "#B0BEC5", "#B0BEC5", "#B0BEC5", "#B0BEC5", "#B0BEC5", "#B0BEC5", "#B0BEC5", "#B0BEC5", "#B0BEC5", "#B0BEC5", "#B0BEC5", "#B0BEC5", "#B0BEC5", "#B0BEC5", "#B0BEC5", "#B0BEC5", "#B0BEC5", "#B0BEC5", "#B0BEC5", "#B0BEC5", "#B0BEC5", "#B0BEC5", "#B0BEC5", "#B0BEC5", "#B0BEC5", "#B0BEC5", "#B0BEC5", "#B0BEC5", "#B0BEC5", "#B0BEC5", "#B0BEC5", "#B0BEC5", "#B0BEC5", "#B0BEC5", "#B0BEC5", "#B0BEC5", "red", "#B0BEC5", "#B0BEC5"]]}], "label": "Topic 38", "method": "update"}, {"args": [{"marker.color": [["#B0BEC5", "#B0BEC5", "#B0BEC5", "#B0BEC5", "#B0BEC5", "#B0BEC5", "#B0BEC5", "#B0BEC5", "#B0BEC5", "#B0BEC5", "#B0BEC5", "#B0BEC5", "#B0BEC5", "#B0BEC5", "#B0BEC5", "#B0BEC5", "#B0BEC5", "#B0BEC5", "#B0BEC5", "#B0BEC5", "#B0BEC5", "#B0BEC5", "#B0BEC5", "#B0BEC5", "#B0BEC5", "#B0BEC5", "#B0BEC5", "#B0BEC5", "#B0BEC5", "#B0BEC5", "#B0BEC5", "#B0BEC5", "#B0BEC5", "#B0BEC5", "#B0BEC5", "#B0BEC5", "#B0BEC5", "#B0BEC5", "#B0BEC5", "red", "#B0BEC5"]]}], "label": "Topic 39", "method": "update"}, {"args": [{"marker.color": [["#B0BEC5", "#B0BEC5", "#B0BEC5", "#B0BEC5", "#B0BEC5", "#B0BEC5", "#B0BEC5", "#B0BEC5", "#B0BEC5", "#B0BEC5", "#B0BEC5", "#B0BEC5", "#B0BEC5", "#B0BEC5", "#B0BEC5", "#B0BEC5", "#B0BEC5", "#B0BEC5", "#B0BEC5", "#B0BEC5", "#B0BEC5", "#B0BEC5", "#B0BEC5", "#B0BEC5", "#B0BEC5", "#B0BEC5", "#B0BEC5", "#B0BEC5", "#B0BEC5", "#B0BEC5", "#B0BEC5", "#B0BEC5", "#B0BEC5", "#B0BEC5", "#B0BEC5", "#B0BEC5", "#B0BEC5", "#B0BEC5", "#B0BEC5", "#B0BEC5", "red"]]}], "label": "Topic 40", "method": "update"}]}], "title": {"font": {"color": "Black", "size": 22}, "text": "<b>Intertopic Distance Map</b>", "x": 0.5, "xanchor": "center", "y": 0.95, "yanchor": "top"}, "width": 650, "xaxis": {"anchor": "y", "domain": [0, 1], "range": [-6.123, 21.11], "title": {"text": ""}, "visible": false}, "yaxis": {"anchor": "x", "domain": [0, 1], "range": [-10.84, 25.65], "title": {"text": ""}, "visible": false}}}
